Frame 1 (no input): blank canvas, image omitted
Frame 60 (no input): blank canvas, image omitted
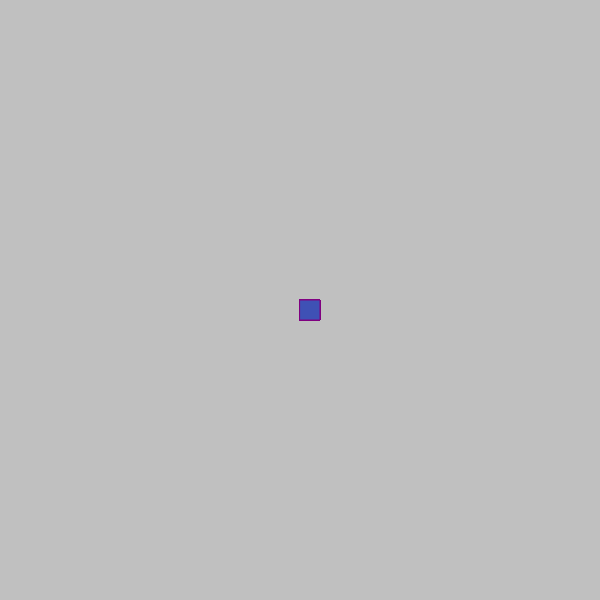
Frame 120 (the mouse pressed at the canvas centre since frame 60)

The p5.js sketch whose frames 1 and 60 were blank and that drew this single picture after the mouse press (run headless with seeded random() and noise() and a simulated clock; from frame 60 on, the mouse is pressed at the canvas centre):

// p5.js sketch
// ── sketch.js
function setup() {
    createCanvas(600, 600);
    background("#C0C0C0");
  }
  
  function draw() {
    
    stroke ("purple")
    fill ("#3F51B5");
    
    // console.log(mouseIsPressed);
    
    if(mouseIsPressed) {
      rect(mouseX,mouseY,20,20);
    }
    
  }
  
